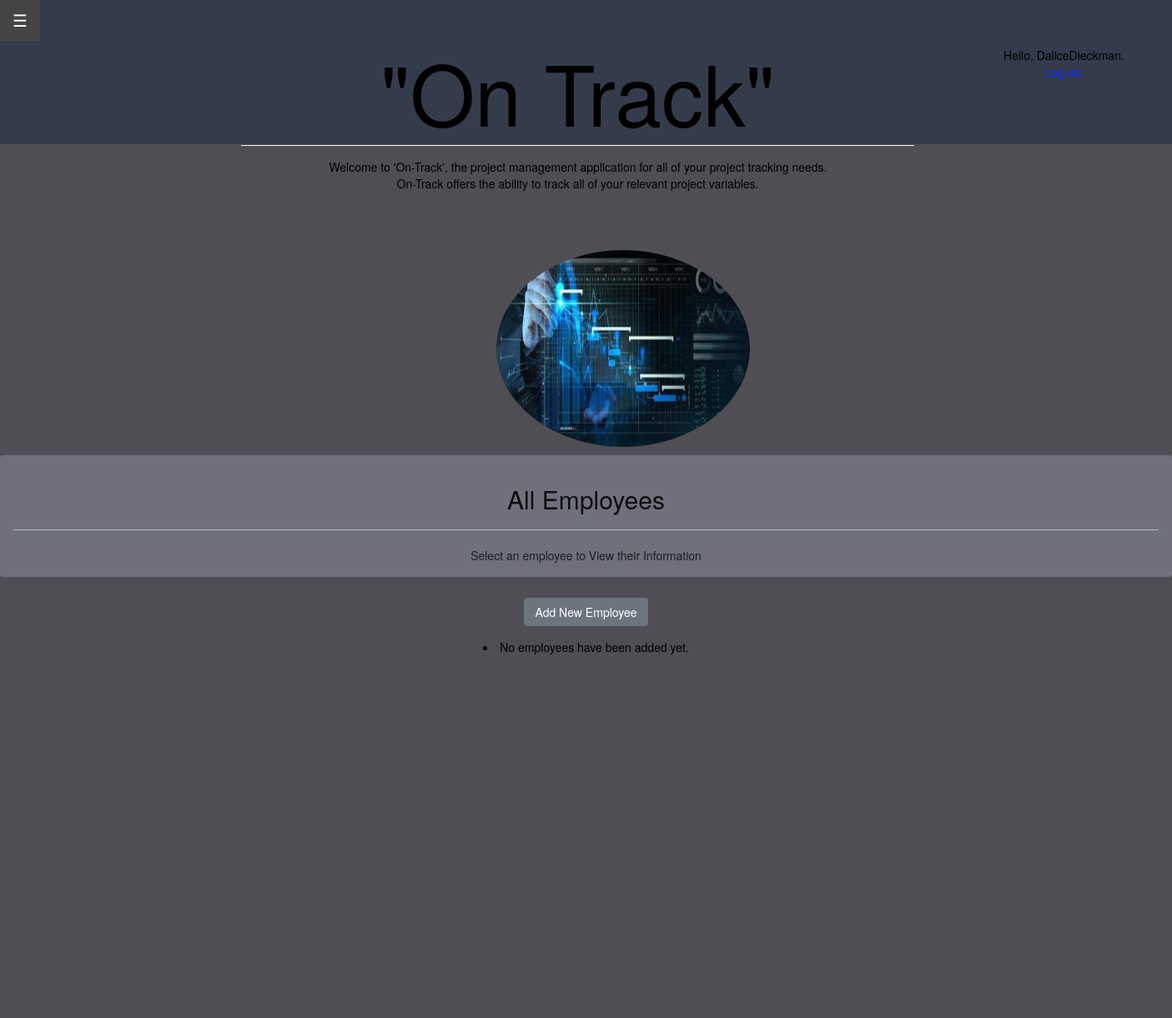
/employees/ (signed in, upper part), run on an earlier commit of the app's database.
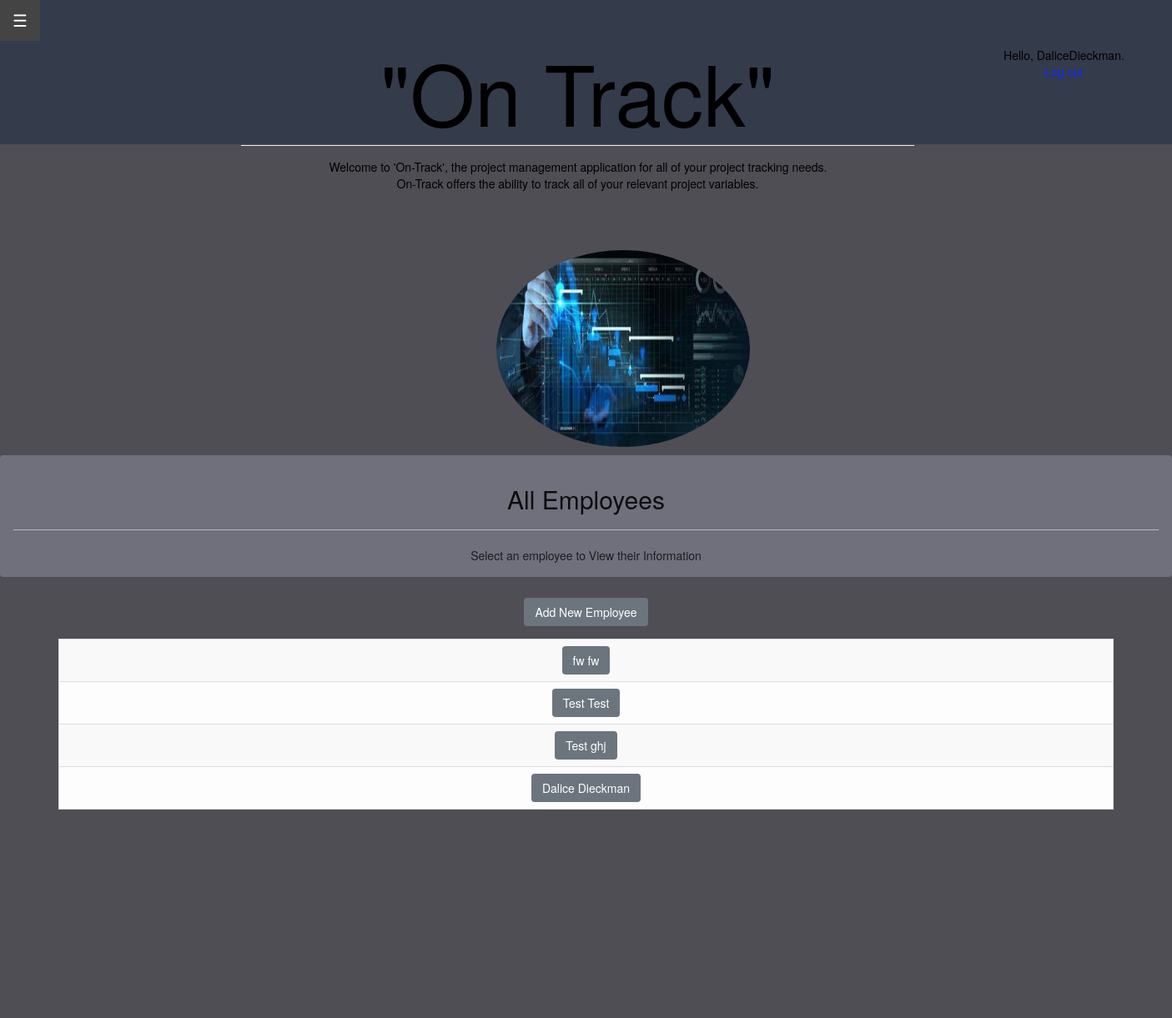
And on a later commit of the database.
### project_app/models.py (models this page shows)
class Employee(models.Model):
    emp_Fname = models.CharField(max_length=100, null=True)
    id = models.AutoField(primary_key=True)
    emp_Lname = models.CharField(max_length=100, null=True)
    emp_address = models.CharField(max_length=100, null=True)
    emp_phone = models.IntegerField(null = True)
    task_ID = models.ForeignKey(Task, on_delete=models.CASCADE, null = True)
    def __str__(self):
        return self.emp_Fname + ' ' + self.emp_Lname

### project_app/views.py (the view)
# urls.py: path('employees/', views.employees, name='employees'),
@login_required
def employees(request):
    employee_list = Employee.objects.order_by('-emp_Fname')
    context = {'employees': employee_list}
    return render(request, 'project_app/employees.html', context)

### project_app/templates/project_app/employees.html
{% extends "project_app/base.html" %}
{% block content %}
<body style="background-color:#464454">
    <div class="alert alert-dark" role="alert" style="background-color: rgb(111, 112, 124);">
      <h2 class="alert-heading" style="color:rgb(13, 13, 13)"><center>All Employees</center></h2>
      <hr>
      <p class="mb-0"><center>Select an employee to View their Information</center></p>
    </div>
    <div style="padding:5px">
    <a href="{% url 'project_app:new_employee' %}" class="btn btn-secondary" role="button" aria-pressed="true">Add New Employee</a>
    </div>
    <div style="padding:5px">
    </div>
    <center>
    <table style="width: 90%" class="table table-striped table-light table-bordered table-hover">
      {% for employee in employees %}
        <tr>
            <td style="text-align: center">
                <a href="{% url 'project_app:employee' employee.id %}" class="btn btn-secondary" role="button" aria-pressed="true">{{ employee }}</a>
            </td>
            </tr>
        {% empty %}
            <li>No employees have been added yet.</li>
        {% endfor %}
    </table>
    </center>
<br>
</body>
{% endblock content %}

What changed in the data, as far as the page shows it:
added Employee: emp_Fname+emp_Lname "fw fw"
added Employee: emp_Fname+emp_Lname "Test Test"
added Employee: emp_Fname+emp_Lname "Test ghj"
added Employee: emp_Fname+emp_Lname "Dalice Dieckman"
Also different on the page:
text no longer shown: "No employees have been added yet."
